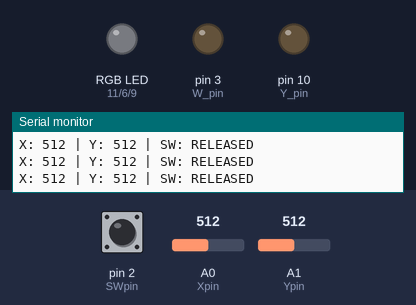
Bench run of a sketch on a simulated Arduino Uno, built with avr-gcc and run on an emulated ATmega328P. Shown: an RGB LED mixed from three pins (HIGH = lit), output pins drawn as LEDs (lit = HIGH), the last lines printed to the serial monitor. Inputs (shaded band) come from the test bench; at power-on: A0 (Xpin) = 512, A1 (Ypin) = 512, pin 2 (SWpin) HIGH. Dim RGB values are drawn brighter than linear.

Above: at 1.2 s.
1.3 s: A0 (Xpin) set to 492
At 2.3 s:
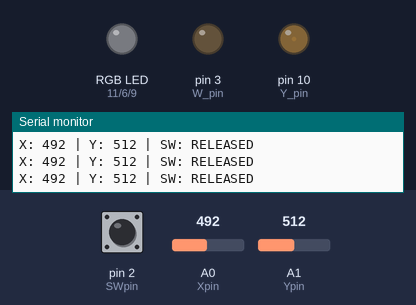
2.8 s: A1 (Ypin) set to 490
At 3.3 s:
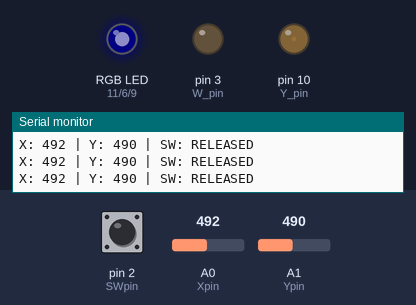
4.3 s: pin 2 (SWpin) pulled LOW for 0.15 s
At 4.52 s:
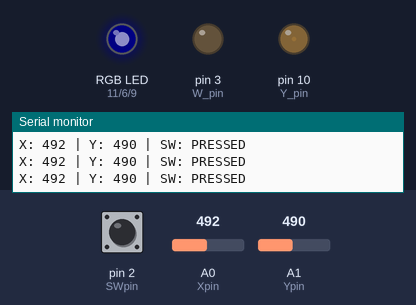
6.1 s: A0 (Xpin) set to 1023
At 6.7 s:
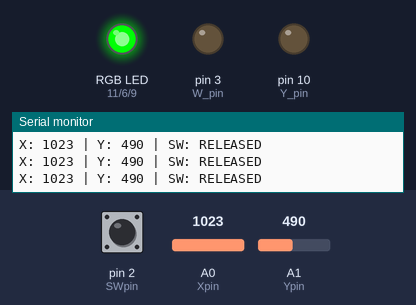
7.6 s: A1 (Ypin) set to 0
At 8.1 s:
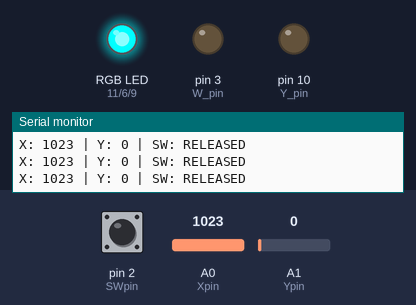
9.1 s: pin 2 (SWpin) pulled LOW for 0.15 s
At 9.3 s:
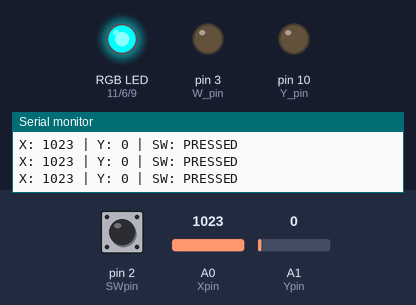
Timing chart, 0 to 11.9 s (numbered marks = the images above; inputs shaded):
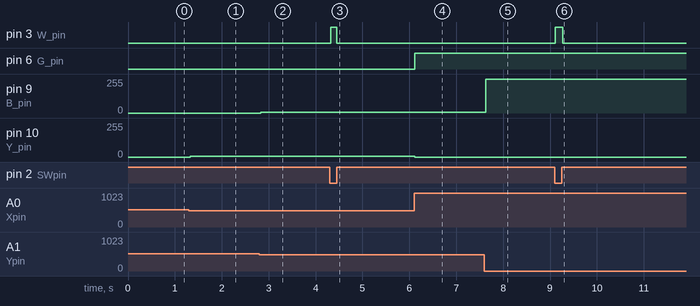

Measured:
- after the input at 1.3 s, pin 10 (Y_pin): 0/255 → 5/255 at once
- after the input at 2.8 s, pin 9 (B_pin): 0/255 → 6/255 at once
- after the input at 4.3 s, pin 3 (W_pin): LOW → HIGH at once, → LOW 0.13 s later
- after the input at 6.1 s, pin 6 (G_pin): LOW → HIGH at once; pin 10 (Y_pin): 5/255 → 0/255 at once
- after the input at 7.6 s, pin 9 (B_pin): 6/255 → 255/255 at once
- after the input at 9.1 s, pin 3 (W_pin): LOW → HIGH at once, → LOW 0.16 s later

The sketch:

Joystick_LEDs.ino
```cpp
const int Xpin = A0;
const int Ypin = A1;
const int SWpin = 2;

const int R_pin = 11;  // Red (Down)
const int Y_pin = 10;  // Yellow (Left)
const int G_pin = 6;   // Green (Right)
const int B_pin = 9;   // Blue (Up)
const int W_pin = 3;   // White (Switch Pressed)

const int deadzone = 10;

int Xaxis_neutral, Yaxis_neutral;

void setup() {
  Serial.begin(9600);

  Xaxis_neutral = analogRead(Xpin);
  Yaxis_neutral = analogRead(Ypin);

  pinMode(SWpin, INPUT_PULLUP);
  pinMode(R_pin, OUTPUT);
  pinMode(Y_pin, OUTPUT);
  pinMode(G_pin, OUTPUT);
  pinMode(B_pin, OUTPUT);
  pinMode(W_pin, OUTPUT);
}

void loop() {
  int Xaxis = analogRead(Xpin);
  int Yaxis = analogRead(Ypin);

  // Turn off all LEDs by default
  analogWrite(R_pin, 0);
  analogWrite(Y_pin, 0);
  analogWrite(G_pin, 0);
  analogWrite(B_pin, 0);

  // UP = BLUE
  if (Yaxis <= Yaxis_neutral - deadzone) {
    int intensity = map(Yaxis, Yaxis_neutral - deadzone, 0, 0, 255);
    analogWrite(B_pin, intensity);
  }

  // DOWN = RED
  else if (Yaxis >= Yaxis_neutral + deadzone) {
    int intensity = map(Yaxis, Yaxis_neutral + deadzone, 1023, 0, 255);
    analogWrite(R_pin, intensity);
  }

  // LEFT = YELLOW
  if (Xaxis <= Xaxis_neutral - deadzone) {
    int intensity = map(Xaxis, Xaxis_neutral - deadzone, 0, 0, 255);
    analogWrite(Y_pin, intensity);
  }

  // RIGHT = GREEN
  else if (Xaxis >= Xaxis_neutral + deadzone) {
    int intensity = map(Xaxis, Xaxis_neutral + deadzone, 1023, 0, 255);
    analogWrite(G_pin, intensity);
  }

  // Switch Pressed = WHITE
  if (digitalRead(SWpin) == LOW) {
    digitalWrite(W_pin, HIGH);
  } else {
    digitalWrite(W_pin, LOW);
  }

  // Debug (optional, for sanity check)
  Serial.print("X: "); Serial.print(Xaxis);
  Serial.print(" | Y: "); Serial.print(Yaxis);
  Serial.print(" | SW: "); Serial.println(digitalRead(SWpin) == LOW ? "PRESSED" : "RELEASED");
}
```
